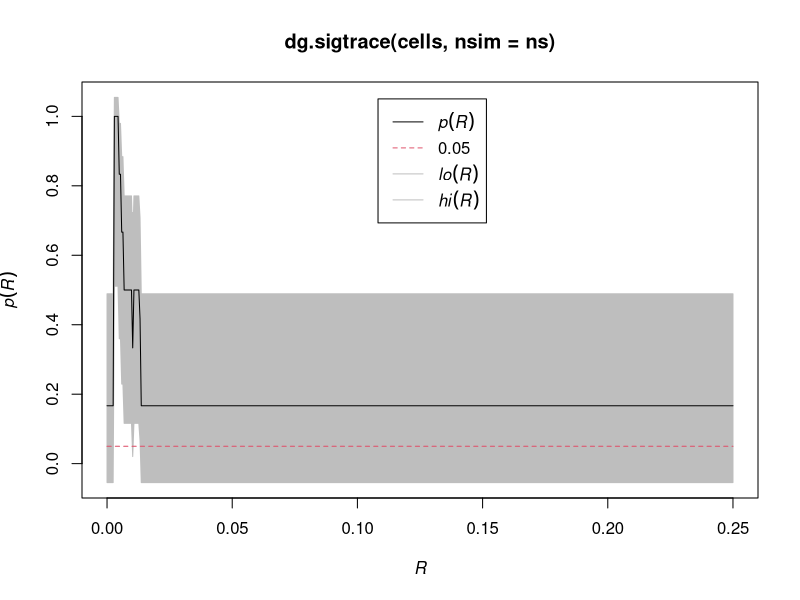

This chart was generated by the following R code:
library(spatstat)


### Name: dg.sigtrace
### Title: Significance Trace of Dao-Genton Test
### Aliases: dg.sigtrace
### Keywords: spatial htest

### ** Examples

  ns <- if(interactive()) 19 else 5
  plot(dg.sigtrace(cells, nsim=ns))
